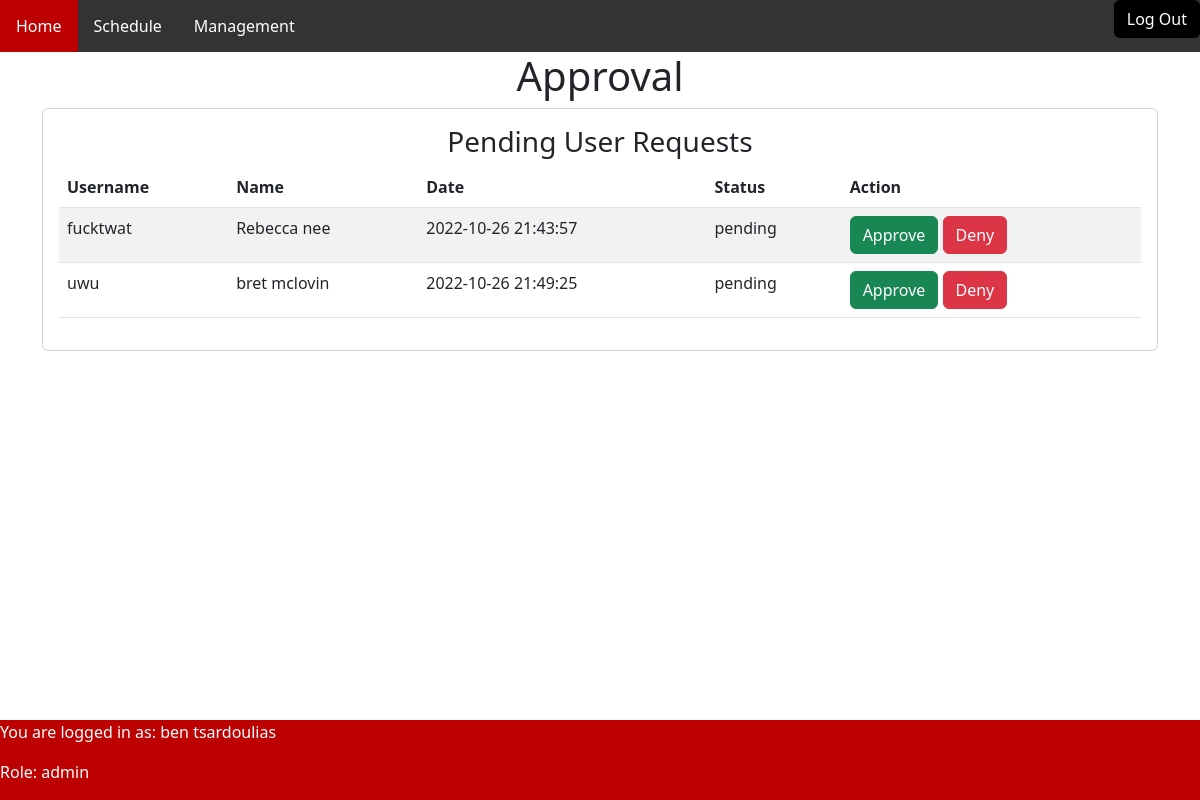
The page /approval.php (signed in) on the database its author committed.
### tables this page shows
CREATE TABLE `users` (
  `id` int NOT NULL,
  `date` varchar(100) NOT NULL,
  `roll` varchar(1000) NOT NULL DEFAULT 'CaShIeR',
  `firstname` varchar(100) NOT NULL,
  `lastname` varchar(100) NOT NULL,
  `email` varchar(100) NOT NULL,
  `username` varchar(100) NOT NULL,
  `password` varchar(100) NOT NULL,
  `approved` varchar(100) NOT NULL
);

### approval.php (the view, shortened to what this page needs)
<?php
$name = $_SESSION['userlogin'][0];
$role = $_SESSION['userlogin'][1];
if ( ($role == 'admin') || ($role == 'manager')) {
    $managment = 'Management';
    $admin_page='<a href="/admin.php">Admin</a>';
    $scheduling_page='<a href="/scheduling.php">Scheduling</a>';
	$approval = '<a href="/approval.php">Approval</a>';
}
else {
    $admin_page= NULL;
    $scheduling_page= NULL;
}
?>
<!DOCTYPE html>
<html lang="en">
<head>
    <link href="https://cdn.jsdelivr.net/npm/bootstrap@5.2.0-beta1/dist/css/bootstrap.min.css" rel="stylesheet">
    <link rel="stylesheet" href="https://cdnjs.cloudflare.com/ajax/libs/font-awesome/6.1.1/css/all.min.css" />
    <link rel="stylesheet" href="css/backround.css">
    <link rel="stylesheet" href="css/home.css">
    <link rel="stylesheet" href="css/nav.css">
</head>
<?php require("php/template.php"); echo $header ?>
<body>
    <div class="container">
        <div class="row">
            <div class="col-12">
                <h1 class="text-center">Approval</h1>
            </div>
        </div>
        <div class="row">
            <div class="col-12">
                <div class="card">
                    <div class="card-body">
                        <div class="row">
                            <div class="col-12">
                                <h3 class="text-center">Pending User Requests</h3>
                            </div>
                        </div>
                        <div class="row">
                            <div class="col-12">
                                <table class="table table-striped table-hover">
                                    <thead>
                                        <tr>
                                            <th scope="col">Username</th>
                                            <th scope="col">Name</th>
                                            <th scope="col">Date</th>
                                            <th scope="col">Status</th>
                                            <th scope="col">Action</th>
                                        </tr>
                                    </thead>
                                    <tbody>
                                        <?php
                                        include('config.php');
                                        $result = $db->prepare("SELECT date, username, firstname, lastname, approved FROM users ORDER BY username ASC");
                                        $result->execute();
                                        for ($i = 0; $row = $result->fetch(); $i++) {
                                            if($row['approved'] == 'pending'){
                                        ?>
                                        <form action="">
                                            <tr>
                                                <td><?php echo $row['username']?></td>
                                                <td><?php echo $row['firstname'] . ' ' . $row['lastname'];?></td>
                                                <td><?php echo $row['date'] ?></td>
                                                <td><?php echo $row['approved'] ?></td>
                                                <td><button class="btn btn-success" name="<?php echo $row['username']; ?>" >Approve</button> <button class="btn btn-danger" id="<?php echo $row['username']; ?>" >Deny</button></td>
                                            </tr>
                                        </form>
                                        <?php
                                            }
                                        }
                                        ?>
                                    </tbody>
                                </table>
                            </div>
                        </div>
                    </div>
                </div>
            </div>
        </div>
    </div>
<?php require("php/template.php"); echo $footer ?>
</html>

### css/home.css (style rules this page uses)
body, html { margin: 0; padding: 0; height: 100%; background: white !important; overflow: auto; }

### rows shown on the page
users: username "fucktwat", firstname "Rebecca", lastname "nee", date "2022-10-26 21:43:57", approved "pending"
users: username "uwu", firstname "bret", lastname "mclovin", date "2022-10-26 21:49:25", approved "pending"

### other values the page prints
$managment "Management"
$name "ben tsardoulias"
$role "admin"
